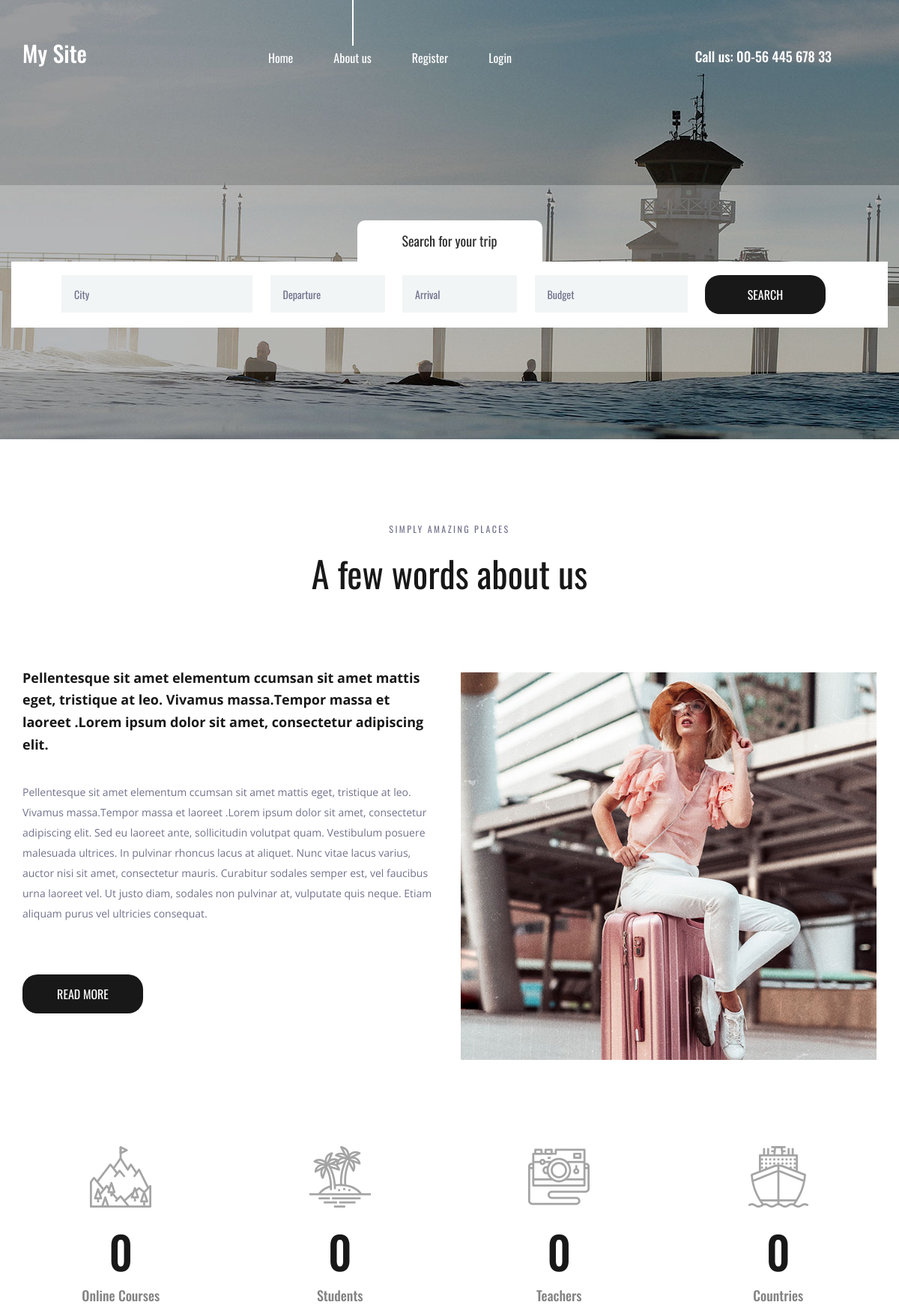
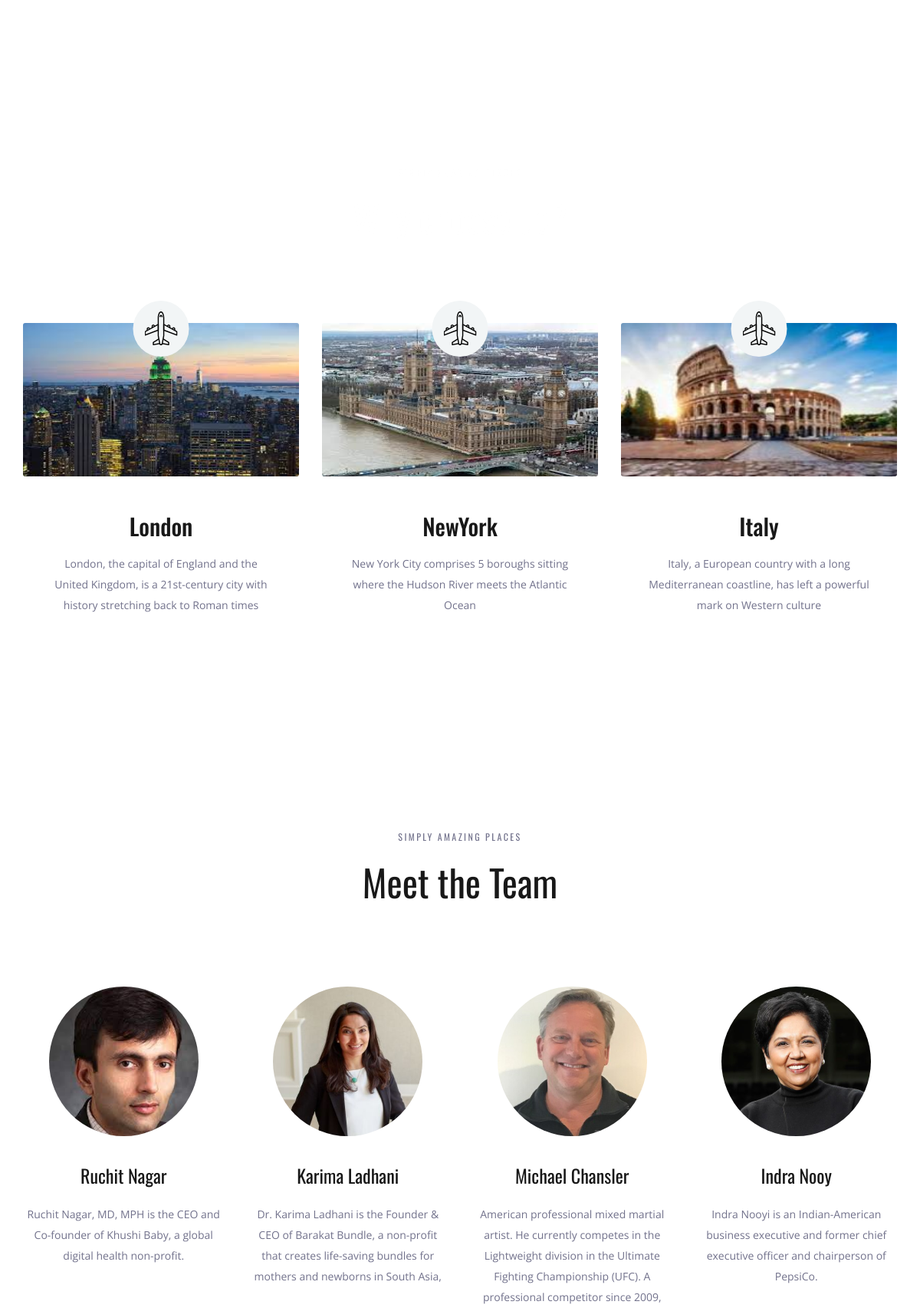
The page / (upper part) on the database its author committed (2 pictures, top to bottom).
### Travelapp/models.py (models this page shows, shortened)
class place(models.Model):
    name=models.CharField(max_length=250)
    img=models.ImageField(upload_to='pics')
    desc=models.TextField()

class photo(models.Model):
    name=models.CharField(max_length=250)
    imge=models.ImageField(upload_to='pics')
    des=models.TextField()

### Travelapp/views.py (the view)
def demo(request):
    obj=place.objects.all()
    obj1 = photo.objects.all()
    return render(request,"index.html",{'result':obj,'result1': obj1})

### template/index.html (shortened to what this page needs)
{% load static %}
<!DOCTYPE html>
<html lang="en">
<head>
<link rel="stylesheet" type="text/css" href="{% static 'styles/bootstrap4/bootstrap.min.css' %}">
<link href="{% static 'plugins/font-awesome-4.7.0/css/font-awesome.min.css" rel="stylesheet" type="text/css' %}">
<link rel="stylesheet" type="text/css" href="{% static 'plugins/OwlCarousel2-2.2.1/owl.carousel.css' %}">
<link rel="stylesheet" type="text/css" href="{% static 'plugins/OwlCarousel2-2.2.1/owl.theme.default.css' %}">
<link rel="stylesheet" type="text/css" href="{% static 'plugins/OwlCarousel2-2.2.1/animate.css' %}">
<link rel="stylesheet" type="text/css" href="{% static 'styles/about.css' %}">
<link rel="stylesheet" type="text/css" href="{% static 'styles/about_responsive.css' %}">
</head>
<body>
<div class="super_container">
	<header class="header">
		<div class="container">
			<div class="row">
				<div class="col">
					<div class="header_content d-flex flex-row align-items-center justify-content-start">
						<div class="header_content_inner d-flex flex-row align-items-end justify-content-start">
							<div class="logo"><a href="index.html">My Site</a></div>
							<nav class="main_nav">
								<ul class="d-flex flex-row align-items-start justify-content-start">
									<li><a href="index.html">Home</a></li>
									<li class="active"><a href="about.html">About us</a></li>
									{%if user.is_authenticated %}
									<li>hello {{user.username}}</li>
									<li><a href="credentials/logout">Logout</a></li>
									{% else %}
									<li><a href="credentials/register">Register</a></li>
									<li><a href="credentials/login">Login</a></li>
									{% endif %}
								</ul>
							</nav>
							<div class="header_phone ml-auto">Call us: 00-56 445 678 33</div>
						</div>
					</div>
				</div>
			</div>
		</div>
	</header>
	<div class="home">
		<div class="background_image" style="background-image:url({% static 'images/about.jpg' %})"></div>
	</div>
	<div class="home_search">
		<div class="container">
			<div class="row">
				<div class="col">
					<div class="home_search_container">
						<div class="home_search_title">Search for your trip</div>
						<div class="home_search_content">
							<form action="#" class="home_search_form" id="home_search_form">
								<div class="d-flex flex-lg-row flex-column align-items-start justify-content-lg-between justify-content-start">
									<input type="text" class="search_input search_input_1" placeholder="City" required="required">
									<input type="text" class="search_input search_input_2" placeholder="Departure" required="required">
									<input type="text" class="search_input search_input_3" placeholder="Arrival" required="required">
									<input type="text" class="search_input search_input_4" placeholder="Budget" required="required">
									<button class="home_search_button">search</button>
								</div>
							</form>
						</div>
					</div>
				</div>
			</div>
		</div>
	</div>
	<div class="about">
		<div class="container">
			<div class="row">
				<div class="col text-center">
					<div class="section_subtitle">simply amazing places</div>
					<div class="section_title"><h2>A few words about us</h2></div>
				</div>
			</div>
			<div class="row about_row">
				<div class="col-lg-6">
					<div class="about_content">
						<div class="text_highlight">Pellentesque sit amet elementum ccumsan sit amet mattis eget, tristique at leo. Vivamus massa.Tempor massa et laoreet .Lorem ipsum dolor sit amet, consectetur adipiscing elit.</div>
						<div class="about_text">
							<p>Pellentesque sit amet elementum ccumsan sit amet mattis eget, tristique at leo. Vivamus massa.Tempor massa et laoreet .Lorem ipsum dolor sit amet, consectetur adipiscing elit. Sed eu laoreet ante, sollicitudin volutpat quam. Vestibulum posuere malesuada ultrices. In pulvinar rhoncus lacus at aliquet. Nunc vitae lacus varius, auctor nisi sit amet, consectetur mauris. Curabitur sodales semper est, vel faucibus urna laoreet vel. Ut justo diam, sodales non pulvinar at, vulputate quis neque. Etiam aliquam purus vel ultricies consequat.</p>
						</div>
						<div class="button about_button"><a href="#">read more</a></div>
					</div>
				</div>
				<div class="col-lg-6">
					<div class="about_image"><img src="{% static 'images/about_1.jpg' %}" alt=""></div>
				</div>
			</div>
		</div>
	</div>
	<div class="milestones">
		<div class="container">
			<div class="row">
				<div class="col-lg-3 milestone_col">
					<div class="milestone text-center">
						<div class="milestone_icon"><img src="{% static 'images/mountain.svg' %}" alt=""></div>
						<div class="milestone_counter" data-end-value="17">0</div>
						<div class="milestone_text">Online Courses</div>
					</div>
				</div>
				<div class="col-lg-3 milestone_col">
					<div class="milestone text-center">
						<div class="milestone_icon"><img src="{% static 'images/island.svg' %}" alt=""></div>
						<div class="milestone_counter" data-end-value="213">0</div>
						<div class="milestone_text">Students</div>
					</div>
				</div>
				<div class="col-lg-3 milestone_col">
					<div class="milestone text-center">
						<div class="milestone_icon"><img src="{% static 'images/camera.svg' %}" alt=""></div>
						<div class="milestone_counter" data-end-value="11923">0</div>
						<div class="milestone_text">Teachers</div>
					</div>
				</div>
				<div class="col-lg-3 milestone_col">
					<div class="milestone text-center">
						<div class="milestone_icon"><img src="{% static 'images/boat.svg' %}" alt=""></div>
						<div class="milestone_counter" data-end-value="15">0</div>
						<div class="milestone_text">Countries</div>
					</div>
				</div>
			</div>
		</div>
	</div>
	<div class="why">
		<div class="parallax_background parallax-window" data-parallax="scroll" data-image-src="{% static 'images/why.jpg' %}" data-speed="0.8"></div>
		<div class="container">
			<div class="row">
				<div class="col text-center">
					<div class="section_subtitle">simply amazing places</div>
					<div class="section_title"><h2>Why choose us?</h2></div>
				</div>
			</div>
			<div class="row why_row">
                {% for i in result %}
				<div class="col-lg-4 why_col">
					<div class="why_item">
						<div class="why_image">
							<img src="{{i.img.url}}" class="card-img" width="100" height="200" alt="">
							<div class="why_icon d-flex flex-column align-items-center justify-content-center">
								<img src="{% static 'images/why_1.svg' %}" alt="">
							</div>
						</div>
						<div class="why_content text-center">
							<div class="why_title">{{i.name}}</div>
							<div class="why_text">
								<p>{{i.desc}}</p>
							</div>
						</div>
					</div>
				</div>
                {% endfor %}
			</div>
		</div>
	</div>
	<div class="team">
		<div class="container">
			<div class="row">
				<div class="col text-center">
					<div class="section_subtitle">simply amazing places</div>
					<div class="section_title"><h2>Meet the Team</h2></div>
				</div>
			</div>
			<div class="row team_row">
				 {% for i in result1 %}
				<div class="col-xl-3 col-md-6 team_col">
					<div class="team_item d-flex flex-column align-items-center justify-content-start text-center">
						<div class="team_image"><img src="{{i.imge.url}}" alt=""></div>
						<div class="team_content">
							<div class="team_title"><a href="#">{{i.name}}</a></div>
							<div class="team_text">
								<p>{{i.des}}</p>
							</div>
						</div>
					</div>
				</div>
				{% endfor %}
			</div>
		</div>
	</div>
</div>
</body>
</html>

### rows shown on the page
place: img (picture), name "London", desc "London, the capital of England and the United Kingdom, is a 21st-century city with history stretching back to Roman times"
place: img (picture), name "NewYork", desc "New York City comprises 5 boroughs sitting where the Hudson River meets the Atlantic Ocean"
place: img (picture), name "Italy", desc "Italy, a European country with a long Mediterranean coastline, has left a powerful mark on Western culture"
photo: imge (picture), name "Ruchit Nagar", des "Ruchit Nagar, MD, MPH is the CEO and Co-founder of Khushi Baby, a global digital health non-profit."
photo: imge (picture), name "Karima Ladhani", des "Dr. Karima Ladhani is the Founder & CEO of Barakat Bundle, a non-profit that creates life-saving bundles for mothers and newborns in South Asia,"
photo: imge (picture), name "Michael Chansler", des "American professional mixed martial artist. He currently competes in the Lightweight division in the Ultimate Fighting Championship (UFC). A professional competitor since 2009,"
photo: imge (picture), name "Indra Nooy", des "Indra Nooyi is an Indian-American business executive and former chief executive officer and chairperson of PepsiCo."
